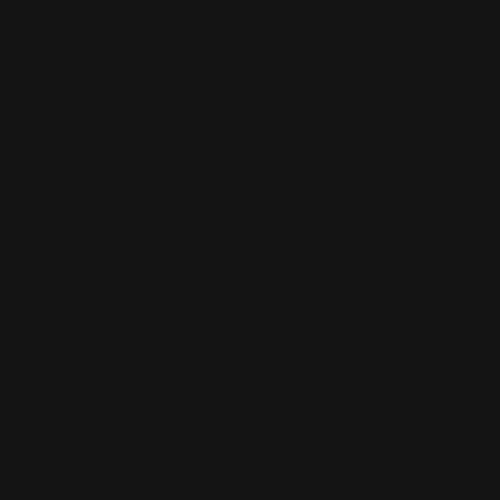
Frame 1 (no input)
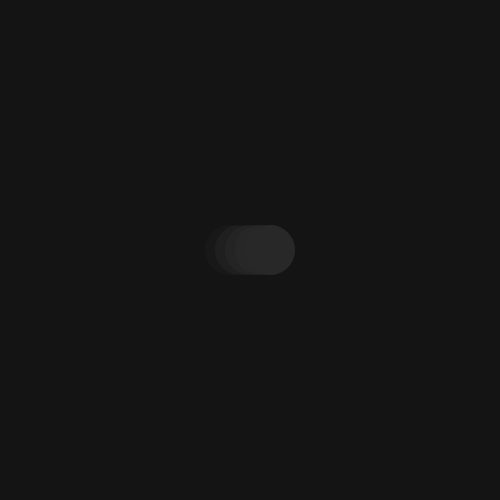
Frame 60 (the mouse pressed at the canvas centre just before this capture)
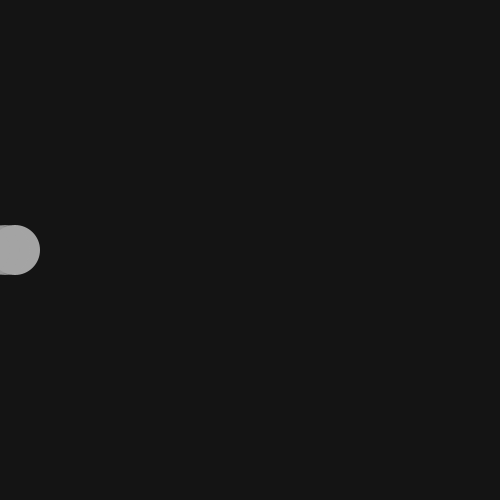
Frame 120 (the mouse held since frame 60 and released just before this capture)

The Processing sketch that drew these frames (run headless with seeded random() and noise(); from frame 60 on, the mouse is pressed at the canvas centre):

// Processing sketch: CircleMove
// ── CircleMove.pde
void setup(){
  size(500,500);
  smooth();
  noStroke(); 
}
float y=0;
float x=0;

void draw(){
  background(20);
  int c= ceil(random(0,255));
  fill(c);
  ellipse(x-25,250+y,50,50);
  fill(c,200);
  ellipse(x-25-10,250+y,50,50);
  fill(c,150);
  ellipse(x-25-20,250+y,50,50);
  fill(c,100);
  ellipse(x-25-30,250+y,50,50);
  fill(c,50);
  ellipse(x-25-40,250+y,50,50);
  x+=5;
  if(x>width+50){
    x=0;
  }
if(x>=230 && x<=270){
  ellipse(250,100,30,30);
}
if( x>3*width){
  x=0;
  y=0;
}
}
